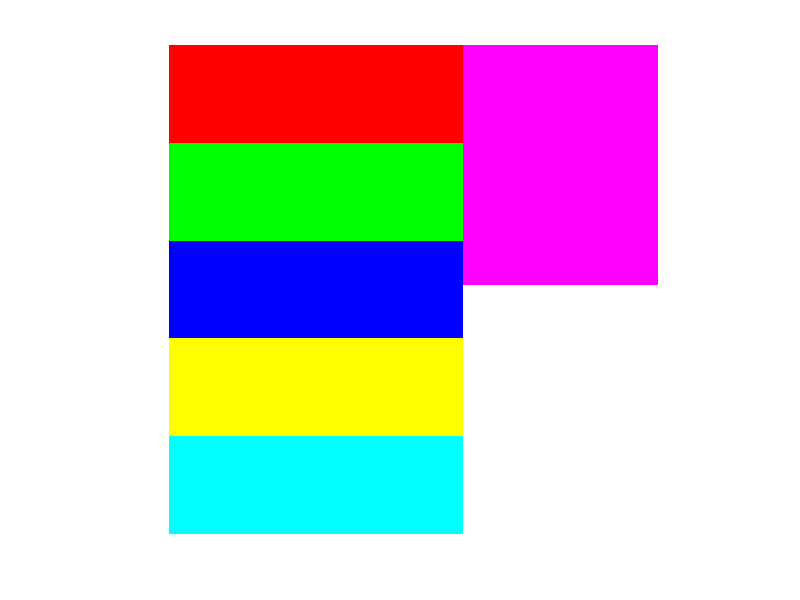
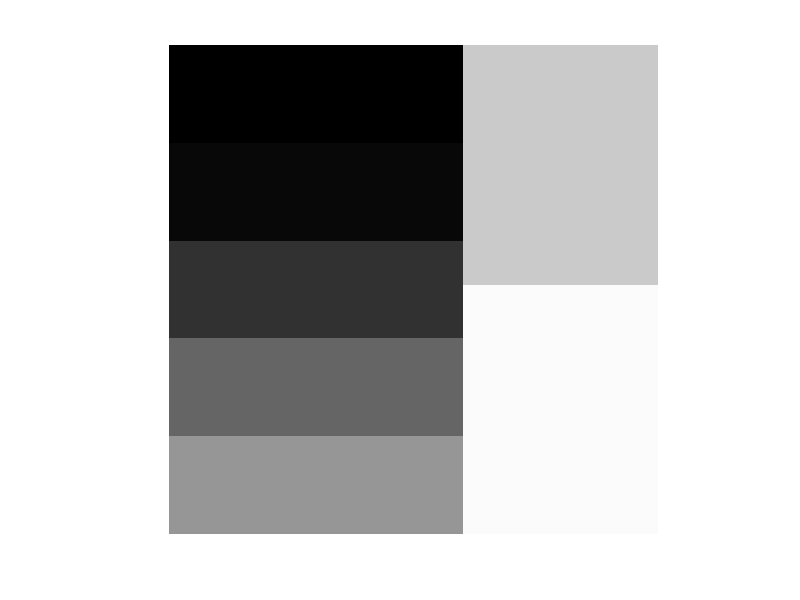

Here is the MATLAB script that generated these plots, in order:
image = zeros(100, 100, 3);
depth = zeros(100, 100);

for i = 1:20
    for j = 1:60
        image(i, j, :) = [100, 0, 0];
        depth(i, j) = 1;
    end
end

for i = 21:40
    for j = 1:60
        image(i, j, :) = [0, 100, 0];
        depth(i, j) = 10;
    end
end

for i = 41:60
    for j = 1:60
        image(i, j, :) = [0, 0, 100];
        depth(i, j) = 50;
    end
end

for i = 61:80
    for j = 1:60
        image(i, j, :) = [100, 100, 0];
        depth(i, j) = 100;
    end
end

for i = 81:100
    for j = 1:60
        image(i, j, :) = [0, 100, 100];
        depth(i, j) = 150;
    end
end

for i = 1:50
    for j = 61:100
        image(i, j, :) = [100, 0, 100];
        depth(i, j) = 200;
    end
end

for i = 50:100
    for j = 61:100
        image(i, j, :) = [100, 100, 100];
        depth(i, j) = 250;
    end
end

figure(1);
imshow(image); 
saveas(1, ['test_image.png'],'png');

figure(2);
imshow(uint8(depth));
saveas(2, ['test_depth.png'],'png');



